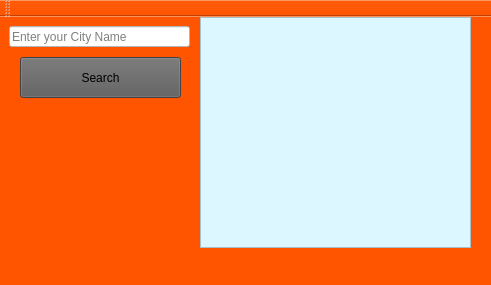
<?xml version="1.0" encoding="UTF-8"?>
<ui version="4.0">
 <class>MainWindow</class>
 <widget class="QMainWindow" name="MainWindow">
  <property name="geometry">
   <rect>
    <x>0</x>
    <y>0</y>
    <width>491</width>
    <height>285</height>
   </rect>
  </property>
  <property name="windowTitle">
   <string>MainWindow</string>
  </property>
  <property name="styleSheet">
   <string notr="true">background:rgb(255, 85, 0)</string>
  </property>
  <property name="animated">
   <bool>false</bool>
  </property>
  <widget class="QWidget" name="centralWidget">
   <widget class="QPushButton" name="pushButton">
    <property name="geometry">
     <rect>
      <x>20</x>
      <y>40</y>
      <width>161</width>
      <height>41</height>
     </rect>
    </property>
    <property name="styleSheet">
     <string notr="true">QPushButton {background-color: rgb(92, 92, 92)}</string>
    </property>
    <property name="text">
     <string>Search</string>
    </property>
   </widget>
   <widget class="QLineEdit" name="lineEdit">
    <property name="geometry">
     <rect>
      <x>9</x>
      <y>9</y>
      <width>181</width>
      <height>21</height>
     </rect>
    </property>
    <property name="styleSheet">
     <string notr="true">QLineEdit {background-color: rgb(255,255, 255)}</string>
    </property>
    <property name="text">
     <string/>
    </property>
    <property name="placeholderText">
     <string>Enter your City Name</string>
    </property>
   </widget>
   <widget class="QTextBrowser" name="textBrowser">
    <property name="geometry">
     <rect>
      <x>200</x>
      <y>0</y>
      <width>271</width>
      <height>231</height>
     </rect>
    </property>
    <property name="styleSheet">
     <string notr="true">QWidget { background-color: rgb(220, 247, 255)}</string>
    </property>
   </widget>
  </widget>
  <widget class="QMenuBar" name="menuBar">
   <property name="geometry">
    <rect>
     <x>0</x>
     <y>0</y>
     <width>491</width>
     <height>21</height>
    </rect>
   </property>
  </widget>
  <widget class="QToolBar" name="mainToolBar">
   <attribute name="toolBarArea">
    <enum>TopToolBarArea</enum>
   </attribute>
   <attribute name="toolBarBreak">
    <bool>false</bool>
   </attribute>
  </widget>
  <widget class="QStatusBar" name="statusBar"/>
 </widget>
 <layoutdefault spacing="6" margin="11"/>
 <resources/>
 <connections/>
</ui>
